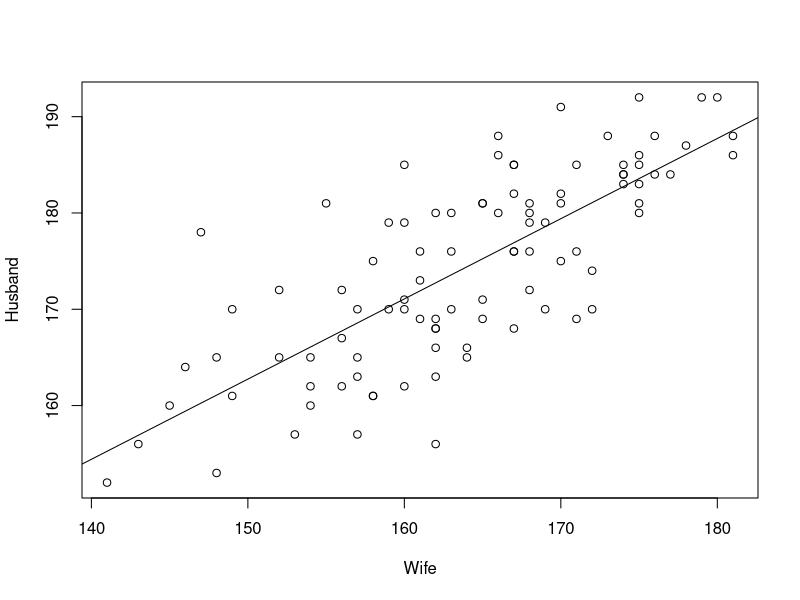
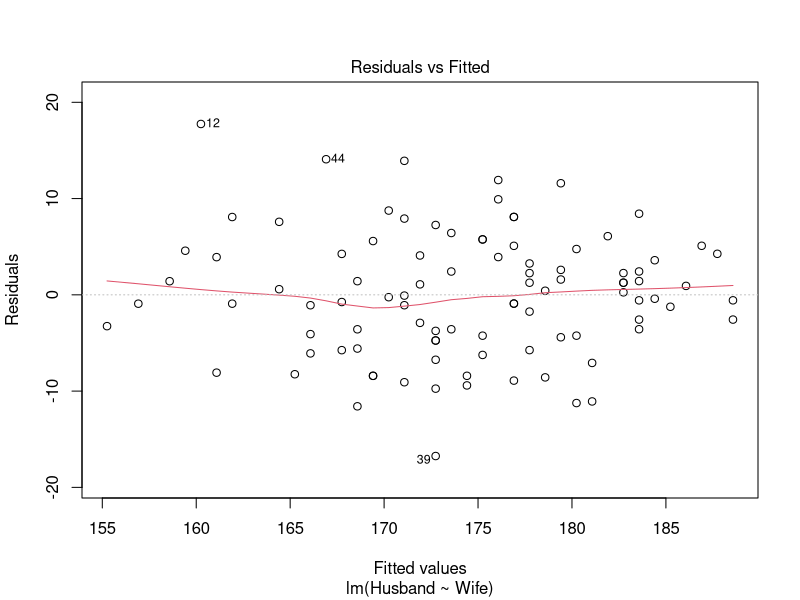

Reproduce these figures in R, in order.
# 1: Read the file and store the data into heights using read.table():
heights <- read.table("Heights.txt", header = TRUE)

# 2: Plot the data between Husband and Wife using plot(). Place the Husband in the y-axis. 
plot(heights$Wife, heights$Husband, ylab = "Husband", xlab = "Wife")

# 3: Fit a linear regression model between Husband and Wife using lm(), use Wife as independent variable and Husband as dependent variable. 
heights.lm <- lm(Husband ~ Wife, data = heights)

# 4: Display the coefficients of the regression model using heights.lm$coefficients.
heights.lm$coefficients


# 5: Draw the fitted line onto the plot in #3 by using abline(heights.lm). 
abline(heights.lm)


# 6: Display the summary of the fitted regression by using summary(heights.lm).  
summary(heights.lm)


# 7: Print the multiple R-squared value. (An R-squared value closer to 1 indicates the model explains the data well.) 
summary(heights.lm)$r.squared


# 8: Determine if the coefficient of Wife is valid at the significance level of 1%. 
coefficients <- summary(heights.lm)$coefficients
wife_p_value <- coefficients["Wife", "Pr(>|t|)"]
# Check if the p-value is less than 0.01
if (wife_p_value < 0.01) {
    print("The coefficient of Wife is statistically significant at the 1% level.")
} else {
    print("The coefficient of Wife is not statistically significant at the 1% level.")
}


# 9: Draw the residual plot using plot(). 
plot(heights.lm, which = 1)
